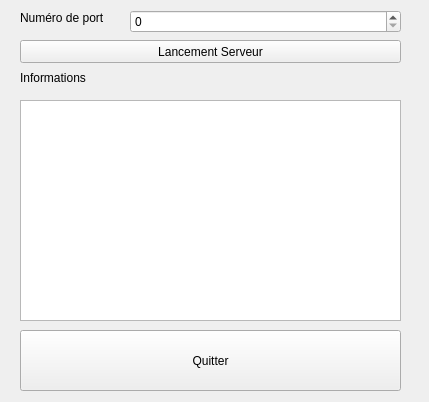
<?xml version="1.0" encoding="UTF-8"?>
<ui version="4.0">
 <class>AuditServeurWidget</class>
 <widget class="QWidget" name="AuditServeurWidget">
  <property name="geometry">
   <rect>
    <x>0</x>
    <y>0</y>
    <width>429</width>
    <height>402</height>
   </rect>
  </property>
  <property name="windowTitle">
   <string>Audit serveur mono-client</string>
  </property>
  <widget class="QLabel" name="label">
   <property name="geometry">
    <rect>
     <x>20</x>
     <y>10</y>
     <width>101</width>
     <height>16</height>
    </rect>
   </property>
   <property name="text">
    <string>Numéro de port</string>
   </property>
  </widget>
  <widget class="QLabel" name="label_2">
   <property name="geometry">
    <rect>
     <x>20</x>
     <y>70</y>
     <width>81</width>
     <height>16</height>
    </rect>
   </property>
   <property name="text">
    <string>Informations</string>
   </property>
  </widget>
  <widget class="QPushButton" name="pushButtonLancement">
   <property name="geometry">
    <rect>
     <x>20</x>
     <y>40</y>
     <width>381</width>
     <height>23</height>
    </rect>
   </property>
   <property name="text">
    <string>Lancement Serveur</string>
   </property>
  </widget>
  <widget class="QPushButton" name="pushButtonQuitter">
   <property name="geometry">
    <rect>
     <x>20</x>
     <y>330</y>
     <width>381</width>
     <height>61</height>
    </rect>
   </property>
   <property name="text">
    <string>Quitter</string>
   </property>
  </widget>
  <widget class="QSpinBox" name="spinBoxPort">
   <property name="geometry">
    <rect>
     <x>130</x>
     <y>10</y>
     <width>271</width>
     <height>23</height>
    </rect>
   </property>
  </widget>
  <widget class="QTextEdit" name="textEditInfo">
   <property name="geometry">
    <rect>
     <x>20</x>
     <y>100</y>
     <width>381</width>
     <height>221</height>
    </rect>
   </property>
  </widget>
 </widget>
 <resources/>
 <connections>
  <connection>
   <sender>pushButtonQuitter</sender>
   <signal>clicked()</signal>
   <receiver>AuditServeurWidget</receiver>
   <slot>close()</slot>
   <hints>
    <hint type="sourcelabel">
     <x>340</x>
     <y>365</y>
    </hint>
    <hint type="destinationlabel">
     <x>412</x>
     <y>301</y>
    </hint>
   </hints>
  </connection>
 </connections>
</ui>
